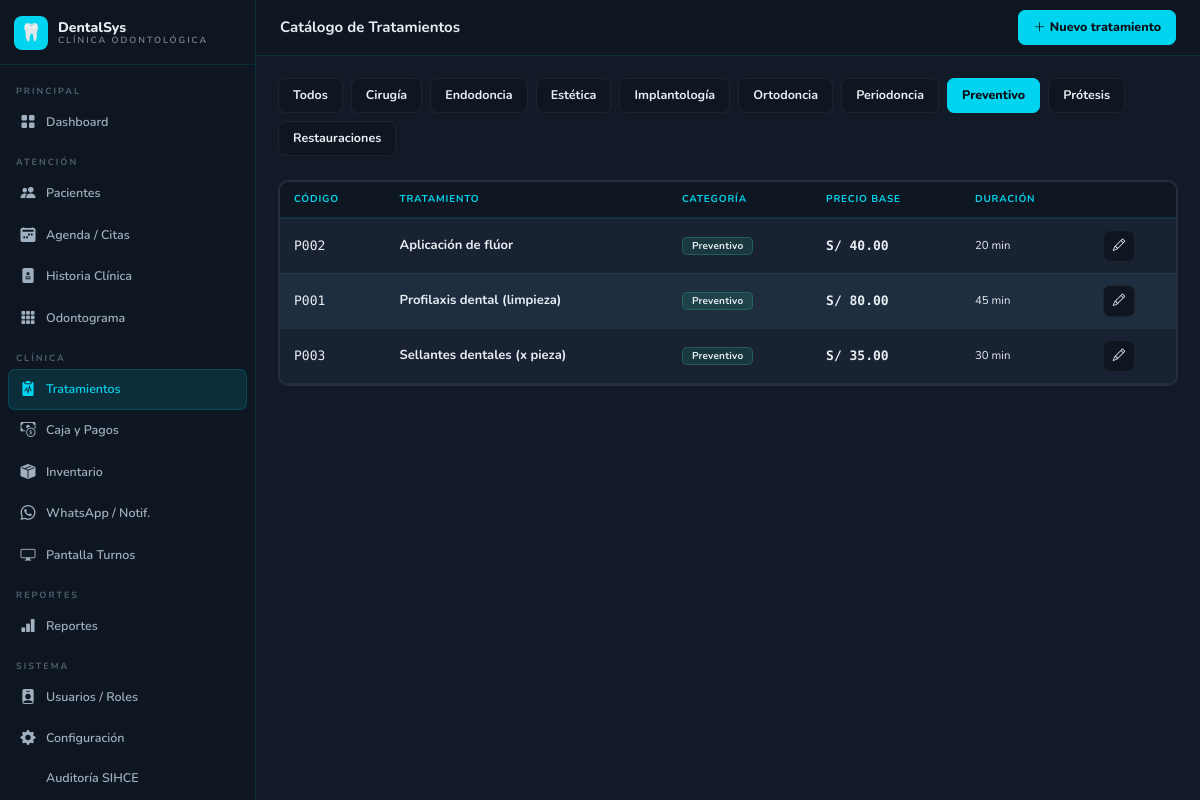
Page /pages/tratamientos.php?cat=1 (signed in) on the committed database.
### tables this page shows
CREATE TABLE IF NOT EXISTS categorias_tratamiento(id INT UNSIGNED NOT NULL AUTO_INCREMENT,nombre VARCHAR(100) NOT NULL,color VARCHAR(7) DEFAULT '#00D4EE',PRIMARY KEY(id));

CREATE TABLE IF NOT EXISTS tratamientos_catalogo(id INT UNSIGNED NOT NULL AUTO_INCREMENT,categoria_id INT UNSIGNED DEFAULT NULL,codigo VARCHAR(20) DEFAULT NULL,nombre VARCHAR(200) NOT NULL,descripcion TEXT DEFAULT NULL,precio_base DECIMAL(10,2) NOT NULL DEFAULT 0.00,duracion_min INT DEFAULT 60,activo TINYINT(1) DEFAULT 1,PRIMARY KEY(id),KEY idx_cat(categoria_id));

### includes/config.php (called while the page is built, shortened)
<?php
function db(): PDO {
    static $pdo = null;
    if (!$pdo) $pdo = new PDO(
        "mysql:host=".DB_HOST.";dbname=".DB_NAME.";charset=utf8mb4",
        DB_USER, DB_PASS,
        [PDO::ATTR_ERRMODE=>PDO::ERRMODE_EXCEPTION,
         PDO::ATTR_DEFAULT_FETCH_MODE=>PDO::FETCH_ASSOC,
         PDO::ATTR_EMULATE_PREPARES=>false]
    );
    return $pdo;
}
function e(string $s): string { return htmlspecialchars($s,ENT_QUOTES,'UTF-8'); }
function mon(float $m): string { return getCfg('moneda','S/').' '.number_format($m,2); }
function getCfg(string $k, string $d=''): string {
    static $c=[];
    if(!isset($c[$k])){$s=db()->prepare("SELECT valor FROM configuracion WHERE clave=?");$s->execute([$k]);$c[$k]=$s->fetchColumn()?:$d;}
    return $c[$k];
}

### pages/tratamientos.php (the view, shortened to what this page needs)
<?php
require_once __DIR__.'/../includes/config.php';
$accion=$_GET['accion']??'catalogo'; $id=(int)($_GET['id']??0);
if($accion==='catalogo'){
 $cats=db()->query("SELECT * FROM categorias_tratamiento ORDER BY nombre")->fetchAll();
 $cat_sel=(int)($_GET['cat']??0);
 $w='WHERE t.activo=1'; $pm=[];
 if($cat_sel){$w.=' AND t.categoria_id=?';$pm[]=$cat_sel;}
 $trats=db()->prepare("SELECT t.*,c.nombre AS cat_nm,c.color AS cat_col FROM tratamientos_catalogo t LEFT JOIN categorias_tratamiento c ON t.categoria_id=c.id $w ORDER BY c.nombre,t.nombre");
 $trats->execute($pm); $trats=$trats->fetchAll();
 $topbar_act='<a href="?accion=nuevo_trat" class="btn btn-primary"><i class="bi bi-plus-lg me-1"></i>Nuevo tratamiento</a>';
 require_once __DIR__.'/../includes/header.php';
?>
<div class="d-flex gap-2 flex-wrap mb-4">
 <a href="?" class="btn btn-sm <?=!$cat_sel?'btn-primary':'btn-dk'?>">Todos</a>
 <?php foreach($cats as $c): ?>
 <a href="?cat=<?=$c['id']?>" class="btn btn-sm <?=$cat_sel==$c['id']?'btn-primary':'btn-dk'?>" style="<?=$cat_sel==$c['id']?'':'border-left:3px solid '.$c['color']?>"><?=e($c['nombre'])?></a>
 <?php endforeach; ?>
</div>
<div class="card"><div class="table-responsive"><table class="table mb-0">
 <thead><tr><th>Código</th><th>Tratamiento</th><th>Categoría</th><th>Precio base</th><th>Duración</th><th></th></tr></thead>
 <tbody>
 <?php foreach($trats as $t): ?>
 <tr>
  <td class="mon" style="color:var(--c);font-size:11px"><?=e($t['codigo']??'—')?></td>
  <td><strong><?=e($t['nombre'])?></strong><?php if($t['descripcion']): ?><br><small><?=e(mb_substr($t['descripcion'],0,50))?></small><?php endif; ?></td>
  <td><span class="badge" style="background:<?=$t['cat_col']??'#607080'?>22;color:<?=$t['cat_col']??'#A0B0C0'?>;border:1px solid <?=$t['cat_col']??'#607080'?>44"><?=e($t['cat_nm']??'—')?></span></td>
  <td class="mon fw-bold"><?=mon((float)$t['precio_base'])?></td>
  <td><small><?=$t['duracion_min']?> min</small></td>
  <td><a href="?accion=editar_trat&id=<?=$t['id']?>" class="btn btn-dk btn-ico"><i class="bi bi-pencil"></i></a></td>
 </tr>
 <?php endforeach; ?>
 </tbody>
</table></div></div>
<?php require_once __DIR__.'/../includes/footer.php';
}

### includes/header.php (style rules this page uses)
:root { --bg:#111A26;--bg2:#182233;--bg3:#0E1621;--bg4:#1E2D40; --c:#00D4EE;--c2:#00B8CC;--g:#2ECC8E;--a:#F5A623;--r:#E05252;--b:#5BA8F5;--p:#8B5CF6; --t:#E8EDF2;--t2:#A0B0C0;--t3:#506070; --bd:rgba(0,212,238,.12);--bd2:rgba(255,255,255,.06);--sw:256px }
* { box-sizing:border-box }
body { font-family:'Nunito',sans-serif;font-size:14px;background:var(--bg);color:var(--t);min-height:100vh;overflow-x:hidden }
.card { background:var(--bg2)!important;border:1px solid var(--bd2)!important;border-radius:10px!important }
.badge { padding:3px 9px;border-radius:5px;font-size:10px;font-weight:700;letter-spacing:.2px }
.btn { font-family:'Nunito',sans-serif;font-weight:700;font-size:12.5px;border-radius:7px;padding:7px 14px;transition:all .16s }
.btn-primary { background:var(--c)!important;border-color:var(--c)!important;color:#050E18!important;font-weight:800 }
.btn-dk { background:var(--bg3)!important;border:1px solid var(--bd2)!important;color:var(--t)!important }
.btn-ico { width:32px;height:32px;padding:0!important;display:inline-flex;align-items:center;justify-content:center;border-radius:7px }
.table { font-size:13px;color:var(--t)!important }
.table thead th { background:var(--bg3)!important;color:var(--c)!important;font-size:10px!important;font-weight:700!important;text-transform:uppercase!important;letter-spacing:.8px!important;padding:10px 14px!important;border-bottom:2px solid var(--bd)!important;white-space:nowrap }
.table tbody td { background:var(--bg2)!important;color:var(--t)!important;padding:11px 14px!important;vertical-align:middle!important;border-bottom:1px solid var(--bd2)!important;font-size:13px!important }
.table tbody tr:nth-child(even) td { background:var(--bg4)!important }
.table-responsive { border:1px solid var(--bd2);border-radius:10px;overflow:hidden }
.mon { font-family:'DM Mono',monospace;font-weight:500 }
small { color:var(--t2) }
body { color:var(--t)!important }
.card * { color:inherit }
.card,.p-4,.p-3 { color:var(--t) }
small,.small,.text-muted,.text-secondary { color:var(--t2)!important }
.table td,.table th,.table td *,.table th * { color:var(--t)!important }
::placeholder { color:var(--t3)!important;opacity:1 }
.card p,.card li,.card strong,.card b { color:var(--t) }

### rows in the picture
categorias_tratamiento: nombre "Cirugía"
categorias_tratamiento: nombre "Endodoncia"
categorias_tratamiento: nombre "Estética"
categorias_tratamiento: nombre "Implantología"
categorias_tratamiento: nombre "Ortodoncia"
categorias_tratamiento: nombre "Periodoncia"
categorias_tratamiento: nombre "Preventivo"
categorias_tratamiento: nombre "Prótesis"
categorias_tratamiento: nombre "Restauraciones"
tratamientos_catalogo: codigo "P002", nombre "Aplicación de flúor", categorias_tratamiento.nombre "Preventivo", precio_base "S/ 40.00", duracion_min "20"
tratamientos_catalogo: codigo "P001", nombre "Profilaxis dental (limpieza)", categorias_tratamiento.nombre "Preventivo", precio_base "S/ 80.00", duracion_min "45"
tratamientos_catalogo: codigo "P003", nombre "Sellantes dentales (x pieza)", categorias_tratamiento.nombre "Preventivo", precio_base "S/ 35.00", duracion_min "30"

### other values in the picture
$titulo "Catálogo de Tratamientos"
